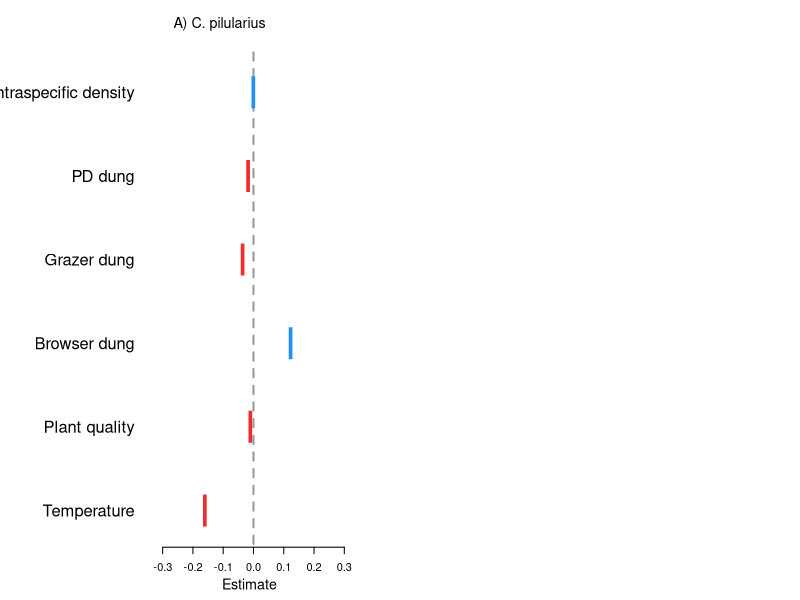

Here is the R script that generated this plot: (Note: this script raises an error after producing the figure.)
##Set working directory
#Ellen's working directory:
setwd("C:/Users/elwel/OneDrive/Desktop/AmongTheDung")
#Ben's working directory:

# attach data
drivEst <- read.csv("outputs/DriverModelOutputs/BodySize_1mpConditions.csv")

options(scipen=999)

##save plot
tiff(filename = "plots/Drivers_BodySize_1moPrior.tiff", width = 9, height = 4, units = 'in', res = 600, compression = 'lzw')

##layout
layout(mat = matrix(c(1:4), 
                        nrow = 1, 
                        ncol = 4),
       heights = c(2,2,2,2),
       widths = c(1.3,2,2,2))

par(mar=c(4,0.4,0.4,0.8))
#empty plot for where the labels will go
plot(0, xaxt = 'n', yaxt = 'n', bty = 'n', pch = '', ylab = '', xlab = '')

#### CP #####
sub <- subset(drivEst, spp == "CP")
subQ <- c(sub$Q5[2:7],sub$Q95[2:7])
est <- sub$Estimate[2:7]
yy <- c(1:6)
plot(yy ~ est, ylab="",xlab="", yaxt="n", las=1, type="n",xlim=c(min(subQ),max(subQ)), ylim=c(0.8,6.8),cex=2, bty="n")
segments(x0=0,y0=0,x1=0,y1=6.5,lty=2, lwd=2,col="grey60")
axis(2, at=yy, lwd = 0, lwd.ticks = 0, labels=c("Temperature", "Plant quality", "Browser dung", "Grazer dung", "PD dung", "Intraspecific density"), las=1,cex.axis=1.5)
title(xlab="Estimate", line=2.4,cex.lab=1.3)
legend("topleft", legend=("A) C. pilularius"), bty="n", cex=1.3)
mm <- cbind(yy,est)
mm_neg <- as.data.frame(mm[ which(est < 0),])
mm_pos <- as.data.frame(mm[ which(est > 0),])
#points(yy ~ est, pch="l",cex=2.2,col="white")
points(mm_neg$yy ~ mm_neg$est, pch="l",cex=4,col="firebrick2")
points(mm_pos$yy ~ mm_pos$est, pch="l",cex=4,col="dodgerblue")
points(mm_neg[1,] ~ mm_neg[2,], pch="l",cex=4,col="firebrick2")
points(mm_pos[1,] ~ mm_pos[2,], pch="l",cex=4,col="dodgerblue")
yyy1=c(0.975,1.025,1.025,0.975)
yyy2=c(0.95,1.05,1.05,0.95)
yyy3=c(0.9,1.1,1.1,0.9)

polygon(x=c(if (sub$Q5[2]<0) {sub$Q5[2]} else {0}, if (sub$Q5[2]<0) {sub$Q5[2]} else {0}, if (sub$Q95[2]<0) {sub$Q95[2]} else {0}, if (sub$Q95[2]<0) {sub$Q95[2]} else {0}),y=(yyy1), col = "firebrick2", border = NA)
polygon(x=c(if (sub$Q10[2]<0) {sub$Q10[2]} else {0}, if (sub$Q10[2]<0) {sub$Q10[2]} else {0}, if (sub$Q90[2]<0) {sub$Q90[2]} else {0}, if (sub$Q90[2]<0) {sub$Q90[2]} else {0}),y=(yyy2), col = "firebrick2", border = NA)
polygon(x=c(if (sub$Q20[2]<0) {sub$Q20[2]} else {0}, if (sub$Q20[2]<0) {sub$Q20[2]} else {0}, if (sub$Q80[2]<0) {sub$Q80[2]} else {0}, if (sub$Q80[2]<0) {sub$Q80[2]} else {0}),y=(yyy3), col = "firebrick2", border = NA)
polygon(x=c(if (sub$Q5[2]>0) {sub$Q5[2]} else {0}, if (sub$Q5[2]>0) {sub$Q5[2]} else {0}, if (sub$Q95[2]>0) {sub$Q95[2]} else {0}, if (sub$Q95[2]>0) {sub$Q95[2]} else {0}),y=(yyy1), col = "dodgerblue", border = NA)
polygon(x=c(if (sub$Q10[2]>0) {sub$Q10[2]} else {0}, if (sub$Q10[2]>0) {sub$Q10[2]} else {0}, if (sub$Q90[2]>0) {sub$Q90[2]} else {0}, if (sub$Q90[2]>0) {sub$Q90[2]} else {0}),y=(yyy2), col = "dodgerblue", border = NA)
polygon(x=c(if (sub$Q20[2]>0) {sub$Q20[2]} else {0}, if (sub$Q20[2]>0) {sub$Q20[2]} else {0}, if (sub$Q80[2]>0) {sub$Q80[2]} else {0}, if (sub$Q80[2]>0) {sub$Q80[2]} else {0}),y=(yyy3), col = "dodgerblue", border = NA)
polygon(x=c(if (sub$Q5[3]<0) {sub$Q5[3]} else {0}, if (sub$Q5[3]<0) {sub$Q5[3]} else {0}, if (sub$Q95[3]<0) {sub$Q95[3]} else {0}, if (sub$Q95[3]<0) {sub$Q95[3]} else {0}),y=(yyy1+1), col = "firebrick2", border = NA)
polygon(x=c(if (sub$Q10[3]<0) {sub$Q10[3]} else {0}, if (sub$Q10[3]<0) {sub$Q10[3]} else {0}, if (sub$Q90[3]<0) {sub$Q90[3]} else {0}, if (sub$Q90[3]<0) {sub$Q90[3]} else {0}),y=(yyy2+1), col = "firebrick2", border = NA)
polygon(x=c(if (sub$Q20[3]<0) {sub$Q20[3]} else {0}, if (sub$Q20[3]<0) {sub$Q20[3]} else {0}, if (sub$Q80[3]<0) {sub$Q80[3]} else {0}, if (sub$Q80[3]<0) {sub$Q80[3]} else {0}),y=(yyy3+1), col = "firebrick2", border = NA)
polygon(x=c(if (sub$Q5[3]>0) {sub$Q5[3]} else {0}, if (sub$Q5[3]>0) {sub$Q5[3]} else {0}, if (sub$Q95[3]>0) {sub$Q95[3]} else {0}, if (sub$Q95[3]>0) {sub$Q95[3]} else {0}),y=(yyy1+1), col = "dodgerblue", border = NA)
polygon(x=c(if (sub$Q10[3]>0) {sub$Q10[3]} else {0}, if (sub$Q10[3]>0) {sub$Q10[3]} else {0}, if (sub$Q90[3]>0) {sub$Q90[3]} else {0}, if (sub$Q90[3]>0) {sub$Q90[3]} else {0}),y=(yyy2+1), col = "dodgerblue", border = NA)
polygon(x=c(if (sub$Q20[3]>0) {sub$Q20[3]} else {0}, if (sub$Q20[3]>0) {sub$Q20[3]} else {0}, if (sub$Q80[3]>0) {sub$Q80[3]} else {0}, if (sub$Q80[3]>0) {sub$Q80[3]} else {0}),y=(yyy3+1), col = "dodgerblue", border = NA)
polygon(x=c(if (sub$Q5[4]<0) {sub$Q5[4]} else {0}, if (sub$Q5[4]<0) {sub$Q5[4]} else {0}, if (sub$Q95[4]<0) {sub$Q95[4]} else {0}, if (sub$Q95[4]<0) {sub$Q95[4]} else {0}),y=(yyy1+2), col = "firebrick2", border = NA)
polygon(x=c(if (sub$Q10[4]<0) {sub$Q10[4]} else {0}, if (sub$Q10[4]<0) {sub$Q10[4]} else {0}, if (sub$Q90[4]<0) {sub$Q90[4]} else {0}, if (sub$Q90[4]<0) {sub$Q90[4]} else {0}),y=(yyy2+2), col = "firebrick2", border = NA)
polygon(x=c(if (sub$Q20[4]<0) {sub$Q20[4]} else {0}, if (sub$Q20[4]<0) {sub$Q20[4]} else {0}, if (sub$Q80[4]<0) {sub$Q80[4]} else {0}, if (sub$Q80[4]<0) {sub$Q80[4]} else {0}),y=(yyy3+2), col = "firebrick2", border = NA)
polygon(x=c(if (sub$Q5[4]>0) {sub$Q5[4]} else {0}, if (sub$Q5[4]>0) {sub$Q5[4]} else {0}, if (sub$Q95[4]>0) {sub$Q95[4]} else {0}, if (sub$Q95[4]>0) {sub$Q95[4]} else {0}),y=(yyy1+2), col = "dodgerblue", border = NA)
polygon(x=c(if (sub$Q10[4]>0) {sub$Q10[4]} else {0}, if (sub$Q10[4]>0) {sub$Q10[4]} else {0}, if (sub$Q90[4]>0) {sub$Q90[4]} else {0}, if (sub$Q90[4]>0) {sub$Q90[4]} else {0}),y=(yyy2+2), col = "dodgerblue", border = NA)
polygon(x=c(if (sub$Q20[4]>0) {sub$Q20[4]} else {0}, if (sub$Q20[4]>0) {sub$Q20[4]} else {0}, if (sub$Q80[4]>0) {sub$Q80[4]} else {0}, if (sub$Q80[4]>0) {sub$Q80[4]} else {0}),y=(yyy3+2), col = "dodgerblue", border = NA)
polygon(x=c(if (sub$Q5[5]<0) {sub$Q5[5]} else {0}, if (sub$Q5[5]<0) {sub$Q5[5]} else {0}, if (sub$Q95[5]<0) {sub$Q95[5]} else {0}, if (sub$Q95[5]<0) {sub$Q95[5]} else {0}),y=(yyy1+3), col = "firebrick2", border = NA)
polygon(x=c(if (sub$Q10[5]<0) {sub$Q10[5]} else {0}, if (sub$Q10[5]<0) {sub$Q10[5]} else {0}, if (sub$Q90[5]<0) {sub$Q90[5]} else {0}, if (sub$Q90[5]<0) {sub$Q90[5]} else {0}),y=(yyy2+3), col = "firebrick2", border = NA)
polygon(x=c(if (sub$Q20[5]<0) {sub$Q20[5]} else {0}, if (sub$Q20[5]<0) {sub$Q20[5]} else {0}, if (sub$Q80[5]<0) {sub$Q80[5]} else {0}, if (sub$Q80[5]<0) {sub$Q80[5]} else {0}),y=(yyy3+3), col = "firebrick2", border = NA)
polygon(x=c(if (sub$Q5[5]>0) {sub$Q5[5]} else {0}, if (sub$Q5[5]>0) {sub$Q5[5]} else {0}, if (sub$Q95[5]>0) {sub$Q95[5]} else {0}, if (sub$Q95[5]>0) {sub$Q95[5]} else {0}),y=(yyy1+3), col = "dodgerblue", border = NA)
polygon(x=c(if (sub$Q10[5]>0) {sub$Q10[5]} else {0}, if (sub$Q10[5]>0) {sub$Q10[5]} else {0}, if (sub$Q90[5]>0) {sub$Q90[5]} else {0}, if (sub$Q90[5]>0) {sub$Q90[5]} else {0}),y=(yyy2+3), col = "dodgerblue", border = NA)
polygon(x=c(if (sub$Q20[5]>0) {sub$Q20[5]} else {0}, if (sub$Q20[5]>0) {sub$Q20[5]} else {0}, if (sub$Q80[5]>0) {sub$Q80[5]} else {0}, if (sub$Q80[5]>0) {sub$Q80[5]} else {0}),y=(yyy3+3), col = "dodgerblue", border = NA)
polygon(x=c(if (sub$Q5[6]<0) {sub$Q5[6]} else {0}, if (sub$Q5[6]<0) {sub$Q5[6]} else {0}, if (sub$Q95[6]<0) {sub$Q95[6]} else {0}, if (sub$Q95[6]<0) {sub$Q95[6]} else {0}),y=(yyy1+4), col = "firebrick2", border = NA)
polygon(x=c(if (sub$Q10[6]<0) {sub$Q10[6]} else {0}, if (sub$Q10[6]<0) {sub$Q10[6]} else {0}, if (sub$Q90[6]<0) {sub$Q90[6]} else {0}, if (sub$Q90[6]<0) {sub$Q90[6]} else {0}),y=(yyy2+4), col = "firebrick2", border = NA)
polygon(x=c(if (sub$Q20[6]<0) {sub$Q20[6]} else {0}, if (sub$Q20[6]<0) {sub$Q20[6]} else {0}, if (sub$Q80[6]<0) {sub$Q80[6]} else {0}, if (sub$Q80[6]<0) {sub$Q80[6]} else {0}),y=(yyy3+4), col = "firebrick2", border = NA)
polygon(x=c(if (sub$Q5[6]>0) {sub$Q5[6]} else {0}, if (sub$Q5[6]>0) {sub$Q5[6]} else {0}, if (sub$Q95[6]>0) {sub$Q95[6]} else {0}, if (sub$Q95[6]>0) {sub$Q95[6]} else {0}),y=(yyy1+4), col = "dodgerblue", border = NA)
polygon(x=c(if (sub$Q10[6]>0) {sub$Q10[6]} else {0}, if (sub$Q10[6]>0) {sub$Q10[6]} else {0}, if (sub$Q90[6]>0) {sub$Q90[6]} else {0}, if (sub$Q90[6]>0) {sub$Q90[6]} else {0}),y=(yyy2+4), col = "dodgerblue", border = NA)
polygon(x=c(if (sub$Q20[6]>0) {sub$Q20[6]} else {0}, if (sub$Q20[6]>0) {sub$Q20[6]} else {0}, if (sub$Q80[6]>0) {sub$Q80[6]} else {0}, if (sub$Q80[6]>0) {sub$Q80[6]} else {0}),y=(yyy3+4), col = "dodgerblue", border = NA)
polygon(x=c(if (sub$Q5[7]<0) {sub$Q5[7]} else {0}, if (sub$Q5[7]<0) {sub$Q5[7]} else {0}, if (sub$Q95[7]<0) {sub$Q95[7]} else {0}, if (sub$Q95[7]<0) {sub$Q95[7]} else {0}),y=(yyy1+5), col = "firebrick2", border = NA)
polygon(x=c(if (sub$Q10[7]<0) {sub$Q10[7]} else {0}, if (sub$Q10[7]<0) {sub$Q10[7]} else {0}, if (sub$Q90[7]<0) {sub$Q90[7]} else {0}, if (sub$Q90[7]<0) {sub$Q90[7]} else {0}),y=(yyy2+5), col = "firebrick2", border = NA)
polygon(x=c(if (sub$Q20[7]<0) {sub$Q20[7]} else {0}, if (sub$Q20[7]<0) {sub$Q20[7]} else {0}, if (sub$Q80[7]<0) {sub$Q80[7]} else {0}, if (sub$Q80[7]<0) {sub$Q80[7]} else {0}),y=(yyy3+5), col = "firebrick2", border = NA)
polygon(x=c(if (sub$Q5[7]>0) {sub$Q5[7]} else {0}, if (sub$Q5[7]>0) {sub$Q5[7]} else {0}, if (sub$Q95[7]>0) {sub$Q95[7]} else {0}, if (sub$Q95[7]>0) {sub$Q95[7]} else {0}),y=(yyy1+5), col = "dodgerblue", border = NA)
polygon(x=c(if (sub$Q10[7]>0) {sub$Q10[7]} else {0}, if (sub$Q10[7]>0) {sub$Q10[7]} else {0}, if (sub$Q90[7]>0) {sub$Q90[7]} else {0}, if (sub$Q90[7]>0) {sub$Q90[7]} else {0}),y=(yyy2+5), col = "dodgerblue", border = NA)
polygon(x=c(if (sub$Q20[7]>0) {sub$Q20[7]} else {0}, if (sub$Q20[7]>0) {sub$Q20[7]} else {0}, if (sub$Q80[7]>0) {sub$Q80[7]} else {0}, if (sub$Q80[7]>0) {sub$Q80[7]} else {0}),y=(yyy3+5), col = "dodgerblue", border = NA)

#### onF #####
sub <- subset(drivEst, spp == "onF")
subQ <- c(sub$Q5[2:7],sub$Q95[2:7])
est <- sub$Estimate[2:7]
yy <- c(1:6)
plot(yy ~ est, ylab="",xlab="", yaxt="n", las=1, type="n",xlim=c(min(subQ),max(subQ)+0.05), ylim=c(0.8,6.8),cex=2, bty="n")
segments(x0=0,y0=0,x1=0,y1=6.5,lty=2, lwd=2,col="grey60")
title(xlab="Estimate", line=2.4,cex.lab=1.3)
legend("topleft", legend=("B) O. nuchicornis F"), bty="n", cex=1.3)
mm <- cbind(yy,est)
mm_neg <- as.data.frame(mm[ which(est < 0),])
mm_pos <- as.data.frame(mm[ which(est > 0),])
#points(yy ~ est, pch="l",cex=2.2,col="white")
points(mm_neg$yy ~ mm_neg$est, pch="l",cex=4,col="firebrick2")
points(mm_pos$yy ~ mm_pos$est, pch="l",cex=4,col="dodgerblue")
points(mm_neg[1,] ~ mm_neg[2,], pch="l",cex=4,col="firebrick2")
points(mm_pos[1,] ~ mm_pos[2,], pch="l",cex=4,col="dodgerblue")
yyy1=c(0.975,1.025,1.025,0.975)
yyy2=c(0.95,1.05,1.05,0.95)
yyy3=c(0.9,1.1,1.1,0.9)

polygon(x=c(if (sub$Q5[2]<0) {sub$Q5[2]} else {0}, if (sub$Q5[2]<0) {sub$Q5[2]} else {0}, if (sub$Q95[2]<0) {sub$Q95[2]} else {0}, if (sub$Q95[2]<0) {sub$Q95[2]} else {0}),y=(yyy1), col = "firebrick2", border = NA)
polygon(x=c(if (sub$Q10[2]<0) {sub$Q10[2]} else {0}, if (sub$Q10[2]<0) {sub$Q10[2]} else {0}, if (sub$Q90[2]<0) {sub$Q90[2]} else {0}, if (sub$Q90[2]<0) {sub$Q90[2]} else {0}),y=(yyy2), col = "firebrick2", border = NA)
polygon(x=c(if (sub$Q20[2]<0) {sub$Q20[2]} else {0}, if (sub$Q20[2]<0) {sub$Q20[2]} else {0}, if (sub$Q80[2]<0) {sub$Q80[2]} else {0}, if (sub$Q80[2]<0) {sub$Q80[2]} else {0}),y=(yyy3), col = "firebrick2", border = NA)
polygon(x=c(if (sub$Q5[2]>0) {sub$Q5[2]} else {0}, if (sub$Q5[2]>0) {sub$Q5[2]} else {0}, if (sub$Q95[2]>0) {sub$Q95[2]} else {0}, if (sub$Q95[2]>0) {sub$Q95[2]} else {0}),y=(yyy1), col = "dodgerblue", border = NA)
polygon(x=c(if (sub$Q10[2]>0) {sub$Q10[2]} else {0}, if (sub$Q10[2]>0) {sub$Q10[2]} else {0}, if (sub$Q90[2]>0) {sub$Q90[2]} else {0}, if (sub$Q90[2]>0) {sub$Q90[2]} else {0}),y=(yyy2), col = "dodgerblue", border = NA)
polygon(x=c(if (sub$Q20[2]>0) {sub$Q20[2]} else {0}, if (sub$Q20[2]>0) {sub$Q20[2]} else {0}, if (sub$Q80[2]>0) {sub$Q80[2]} else {0}, if (sub$Q80[2]>0) {sub$Q80[2]} else {0}),y=(yyy3), col = "dodgerblue", border = NA)
polygon(x=c(if (sub$Q5[3]<0) {sub$Q5[3]} else {0}, if (sub$Q5[3]<0) {sub$Q5[3]} else {0}, if (sub$Q95[3]<0) {sub$Q95[3]} else {0}, if (sub$Q95[3]<0) {sub$Q95[3]} else {0}),y=(yyy1+1), col = "firebrick2", border = NA)
polygon(x=c(if (sub$Q10[3]<0) {sub$Q10[3]} else {0}, if (sub$Q10[3]<0) {sub$Q10[3]} else {0}, if (sub$Q90[3]<0) {sub$Q90[3]} else {0}, if (sub$Q90[3]<0) {sub$Q90[3]} else {0}),y=(yyy2+1), col = "firebrick2", border = NA)
polygon(x=c(if (sub$Q20[3]<0) {sub$Q20[3]} else {0}, if (sub$Q20[3]<0) {sub$Q20[3]} else {0}, if (sub$Q80[3]<0) {sub$Q80[3]} else {0}, if (sub$Q80[3]<0) {sub$Q80[3]} else {0}),y=(yyy3+1), col = "firebrick2", border = NA)
polygon(x=c(if (sub$Q5[3]>0) {sub$Q5[3]} else {0}, if (sub$Q5[3]>0) {sub$Q5[3]} else {0}, if (sub$Q95[3]>0) {sub$Q95[3]} else {0}, if (sub$Q95[3]>0) {sub$Q95[3]} else {0}),y=(yyy1+1), col = "dodgerblue", border = NA)
polygon(x=c(if (sub$Q10[3]>0) {sub$Q10[3]} else {0}, if (sub$Q10[3]>0) {sub$Q10[3]} else {0}, if (sub$Q90[3]>0) {sub$Q90[3]} else {0}, if (sub$Q90[3]>0) {sub$Q90[3]} else {0}),y=(yyy2+1), col = "dodgerblue", border = NA)
polygon(x=c(if (sub$Q20[3]>0) {sub$Q20[3]} else {0}, if (sub$Q20[3]>0) {sub$Q20[3]} else {0}, if (sub$Q80[3]>0) {sub$Q80[3]} else {0}, if (sub$Q80[3]>0) {sub$Q80[3]} else {0}),y=(yyy3+1), col = "dodgerblue", border = NA)
polygon(x=c(if (sub$Q5[4]<0) {sub$Q5[4]} else {0}, if (sub$Q5[4]<0) {sub$Q5[4]} else {0}, if (sub$Q95[4]<0) {sub$Q95[4]} else {0}, if (sub$Q95[4]<0) {sub$Q95[4]} else {0}),y=(yyy1+2), col = "firebrick2", border = NA)
polygon(x=c(if (sub$Q10[4]<0) {sub$Q10[4]} else {0}, if (sub$Q10[4]<0) {sub$Q10[4]} else {0}, if (sub$Q90[4]<0) {sub$Q90[4]} else {0}, if (sub$Q90[4]<0) {sub$Q90[4]} else {0}),y=(yyy2+2), col = "firebrick2", border = NA)
polygon(x=c(if (sub$Q20[4]<0) {sub$Q20[4]} else {0}, if (sub$Q20[4]<0) {sub$Q20[4]} else {0}, if (sub$Q80[4]<0) {sub$Q80[4]} else {0}, if (sub$Q80[4]<0) {sub$Q80[4]} else {0}),y=(yyy3+2), col = "firebrick2", border = NA)
polygon(x=c(if (sub$Q5[4]>0) {sub$Q5[4]} else {0}, if (sub$Q5[4]>0) {sub$Q5[4]} else {0}, if (sub$Q95[4]>0) {sub$Q95[4]} else {0}, if (sub$Q95[4]>0) {sub$Q95[4]} else {0}),y=(yyy1+2), col = "dodgerblue", border = NA)
polygon(x=c(if (sub$Q10[4]>0) {sub$Q10[4]} else {0}, if (sub$Q10[4]>0) {sub$Q10[4]} else {0}, if (sub$Q90[4]>0) {sub$Q90[4]} else {0}, if (sub$Q90[4]>0) {sub$Q90[4]} else {0}),y=(yyy2+2), col = "dodgerblue", border = NA)
polygon(x=c(if (sub$Q20[4]>0) {sub$Q20[4]} else {0}, if (sub$Q20[4]>0) {sub$Q20[4]} else {0}, if (sub$Q80[4]>0) {sub$Q80[4]} else {0}, if (sub$Q80[4]>0) {sub$Q80[4]} else {0}),y=(yyy3+2), col = "dodgerblue", border = NA)
polygon(x=c(if (sub$Q5[5]<0) {sub$Q5[5]} else {0}, if (sub$Q5[5]<0) {sub$Q5[5]} else {0}, if (sub$Q95[5]<0) {sub$Q95[5]} else {0}, if (sub$Q95[5]<0) {sub$Q95[5]} else {0}),y=(yyy1+3), col = "firebrick2", border = NA)
polygon(x=c(if (sub$Q10[5]<0) {sub$Q10[5]} else {0}, if (sub$Q10[5]<0) {sub$Q10[5]} else {0}, if (sub$Q90[5]<0) {sub$Q90[5]} else {0}, if (sub$Q90[5]<0) {sub$Q90[5]} else {0}),y=(yyy2+3), col = "firebrick2", border = NA)
polygon(x=c(if (sub$Q20[5]<0) {sub$Q20[5]} else {0}, if (sub$Q20[5]<0) {sub$Q20[5]} else {0}, if (sub$Q80[5]<0) {sub$Q80[5]} else {0}, if (sub$Q80[5]<0) {sub$Q80[5]} else {0}),y=(yyy3+3), col = "firebrick2", border = NA)
polygon(x=c(if (sub$Q5[5]>0) {sub$Q5[5]} else {0}, if (sub$Q5[5]>0) {sub$Q5[5]} else {0}, if (sub$Q95[5]>0) {sub$Q95[5]} else {0}, if (sub$Q95[5]>0) {sub$Q95[5]} else {0}),y=(yyy1+3), col = "dodgerblue", border = NA)
polygon(x=c(if (sub$Q10[5]>0) {sub$Q10[5]} else {0}, if (sub$Q10[5]>0) {sub$Q10[5]} else {0}, if (sub$Q90[5]>0) {sub$Q90[5]} else {0}, if (sub$Q90[5]>0) {sub$Q90[5]} else {0}),y=(yyy2+3), col = "dodgerblue", border = NA)
polygon(x=c(if (sub$Q20[5]>0) {sub$Q20[5]} else {0}, if (sub$Q20[5]>0) {sub$Q20[5]} else {0}, if (sub$Q80[5]>0) {sub$Q80[5]} else {0}, if (sub$Q80[5]>0) {sub$Q80[5]} else {0}),y=(yyy3+3), col = "dodgerblue", border = NA)
polygon(x=c(if (sub$Q5[6]<0) {sub$Q5[6]} else {0}, if (sub$Q5[6]<0) {sub$Q5[6]} else {0}, if (sub$Q95[6]<0) {sub$Q95[6]} else {0}, if (sub$Q95[6]<0) {sub$Q95[6]} else {0}),y=(yyy1+4), col = "firebrick2", border = NA)
polygon(x=c(if (sub$Q10[6]<0) {sub$Q10[6]} else {0}, if (sub$Q10[6]<0) {sub$Q10[6]} else {0}, if (sub$Q90[6]<0) {sub$Q90[6]} else {0}, if (sub$Q90[6]<0) {sub$Q90[6]} else {0}),y=(yyy2+4), col = "firebrick2", border = NA)
polygon(x=c(if (sub$Q20[6]<0) {sub$Q20[6]} else {0}, if (sub$Q20[6]<0) {sub$Q20[6]} else {0}, if (sub$Q80[6]<0) {sub$Q80[6]} else {0}, if (sub$Q80[6]<0) {sub$Q80[6]} else {0}),y=(yyy3+4), col = "firebrick2", border = NA)
polygon(x=c(if (sub$Q5[6]>0) {sub$Q5[6]} else {0}, if (sub$Q5[6]>0) {sub$Q5[6]} else {0}, if (sub$Q95[6]>0) {sub$Q95[6]} else {0}, if (sub$Q95[6]>0) {sub$Q95[6]} else {0}),y=(yyy1+4), col = "dodgerblue", border = NA)
polygon(x=c(if (sub$Q10[6]>0) {sub$Q10[6]} else {0}, if (sub$Q10[6]>0) {sub$Q10[6]} else {0}, if (sub$Q90[6]>0) {sub$Q90[6]} else {0}, if (sub$Q90[6]>0) {sub$Q90[6]} else {0}),y=(yyy2+4), col = "dodgerblue", border = NA)
polygon(x=c(if (sub$Q20[6]>0) {sub$Q20[6]} else {0}, if (sub$Q20[6]>0) {sub$Q20[6]} else {0}, if (sub$Q80[6]>0) {sub$Q80[6]} else {0}, if (sub$Q80[6]>0) {sub$Q80[6]} else {0}),y=(yyy3+4), col = "dodgerblue", border = NA)
polygon(x=c(if (sub$Q5[7]<0) {sub$Q5[7]} else {0}, if (sub$Q5[7]<0) {sub$Q5[7]} else {0}, if (sub$Q95[7]<0) {sub$Q95[7]} else {0}, if (sub$Q95[7]<0) {sub$Q95[7]} else {0}),y=(yyy1+5), col = "firebrick2", border = NA)
polygon(x=c(if (sub$Q10[7]<0) {sub$Q10[7]} else {0}, if (sub$Q10[7]<0) {sub$Q10[7]} else {0}, if (sub$Q90[7]<0) {sub$Q90[7]} else {0}, if (sub$Q90[7]<0) {sub$Q90[7]} else {0}),y=(yyy2+5), col = "firebrick2", border = NA)
polygon(x=c(if (sub$Q20[7]<0) {sub$Q20[7]} else {0}, if (sub$Q20[7]<0) {sub$Q20[7]} else {0}, if (sub$Q80[7]<0) {sub$Q80[7]} else {0}, if (sub$Q80[7]<0) {sub$Q80[7]} else {0}),y=(yyy3+5), col = "firebrick2", border = NA)
polygon(x=c(if (sub$Q5[7]>0) {sub$Q5[7]} else {0}, if (sub$Q5[7]>0) {sub$Q5[7]} else {0}, if (sub$Q95[7]>0) {sub$Q95[7]} else {0}, if (sub$Q95[7]>0) {sub$Q95[7]} else {0}),y=(yyy1+5), col = "dodgerblue", border = NA)
polygon(x=c(if (sub$Q10[7]>0) {sub$Q10[7]} else {0}, if (sub$Q10[7]>0) {sub$Q10[7]} else {0}, if (sub$Q90[7]>0) {sub$Q90[7]} else {0}, if (sub$Q90[7]>0) {sub$Q90[7]} else {0}),y=(yyy2+5), col = "dodgerblue", border = NA)
polygon(x=c(if (sub$Q20[7]>0) {sub$Q20[7]} else {0}, if (sub$Q20[7]>0) {sub$Q20[7]} else {0}, if (sub$Q80[7]>0) {sub$Q80[7]} else {0}, if (sub$Q80[7]>0) {sub$Q80[7]} else {0}),y=(yyy3+5), col = "dodgerblue", border = NA)


#### onM #####
sub <- subset(drivEst, spp == "onF")
subQ <- c(sub$Q5[2:7],sub$Q95[2:7])
est <- sub$Estimate[2:7]
yy <- c(1:6)
plot(yy ~ est, ylab="",xlab="", yaxt="n", las=1, type="n",xlim=c(min(subQ),max(subQ)), ylim=c(0.8,6.8),cex=2, bty="n")
segments(x0=0,y0=0,x1=0,y1=6.5,lty=2, lwd=2,col="grey60")
title(xlab="Estimate", line=2.4,cex.lab=1.3)
legend("topleft", legend=("B) O. nuchicornis M"), bty="n", cex=1.3)
mm <- cbind(yy,est)
mm_neg <- as.data.frame(mm[ which(est < 0),])
mm_pos <- as.data.frame(mm[ which(est > 0),])
#points(yy ~ est, pch="l",cex=2.2,col="white")
points(mm_neg$yy ~ mm_neg$est, pch="l",cex=4,col="firebrick2")
points(mm_pos$yy ~ mm_pos$est, pch="l",cex=4,col="dodgerblue")
points(mm_neg[1,] ~ mm_neg[2,], pch="l",cex=4,col="firebrick2")
points(mm_pos[1,] ~ mm_pos[2,], pch="l",cex=4,col="dodgerblue")
yyy1=c(0.975,1.025,1.025,0.975)
yyy2=c(0.95,1.05,1.05,0.95)
yyy3=c(0.9,1.1,1.1,0.9)

polygon(x=c(if (sub$Q5[2]<0) {sub$Q5[2]} else {0}, if (sub$Q5[2]<0) {sub$Q5[2]} else {0}, if (sub$Q95[2]<0) {sub$Q95[2]} else {0}, if (sub$Q95[2]<0) {sub$Q95[2]} else {0}),y=(yyy1), col = "firebrick2", border = NA)
polygon(x=c(if (sub$Q10[2]<0) {sub$Q10[2]} else {0}, if (sub$Q10[2]<0) {sub$Q10[2]} else {0}, if (sub$Q90[2]<0) {sub$Q90[2]} else {0}, if (sub$Q90[2]<0) {sub$Q90[2]} else {0}),y=(yyy2), col = "firebrick2", border = NA)
polygon(x=c(if (sub$Q20[2]<0) {sub$Q20[2]} else {0}, if (sub$Q20[2]<0) {sub$Q20[2]} else {0}, if (sub$Q80[2]<0) {sub$Q80[2]} else {0}, if (sub$Q80[2]<0) {sub$Q80[2]} else {0}),y=(yyy3), col = "firebrick2", border = NA)
polygon(x=c(if (sub$Q5[2]>0) {sub$Q5[2]} else {0}, if (sub$Q5[2]>0) {sub$Q5[2]} else {0}, if (sub$Q95[2]>0) {sub$Q95[2]} else {0}, if (sub$Q95[2]>0) {sub$Q95[2]} else {0}),y=(yyy1), col = "dodgerblue", border = NA)
polygon(x=c(if (sub$Q10[2]>0) {sub$Q10[2]} else {0}, if (sub$Q10[2]>0) {sub$Q10[2]} else {0}, if (sub$Q90[2]>0) {sub$Q90[2]} else {0}, if (sub$Q90[2]>0) {sub$Q90[2]} else {0}),y=(yyy2), col = "dodgerblue", border = NA)
polygon(x=c(if (sub$Q20[2]>0) {sub$Q20[2]} else {0}, if (sub$Q20[2]>0) {sub$Q20[2]} else {0}, if (sub$Q80[2]>0) {sub$Q80[2]} else {0}, if (sub$Q80[2]>0) {sub$Q80[2]} else {0}),y=(yyy3), col = "dodgerblue", border = NA)
polygon(x=c(if (sub$Q5[3]<0) {sub$Q5[3]} else {0}, if (sub$Q5[3]<0) {sub$Q5[3]} else {0}, if (sub$Q95[3]<0) {sub$Q95[3]} else {0}, if (sub$Q95[3]<0) {sub$Q95[3]} else {0}),y=(yyy1+1), col = "firebrick2", border = NA)
polygon(x=c(if (sub$Q10[3]<0) {sub$Q10[3]} else {0}, if (sub$Q10[3]<0) {sub$Q10[3]} else {0}, if (sub$Q90[3]<0) {sub$Q90[3]} else {0}, if (sub$Q90[3]<0) {sub$Q90[3]} else {0}),y=(yyy2+1), col = "firebrick2", border = NA)
polygon(x=c(if (sub$Q20[3]<0) {sub$Q20[3]} else {0}, if (sub$Q20[3]<0) {sub$Q20[3]} else {0}, if (sub$Q80[3]<0) {sub$Q80[3]} else {0}, if (sub$Q80[3]<0) {sub$Q80[3]} else {0}),y=(yyy3+1), col = "firebrick2", border = NA)
polygon(x=c(if (sub$Q5[3]>0) {sub$Q5[3]} else {0}, if (sub$Q5[3]>0) {sub$Q5[3]} else {0}, if (sub$Q95[3]>0) {sub$Q95[3]} else {0}, if (sub$Q95[3]>0) {sub$Q95[3]} else {0}),y=(yyy1+1), col = "dodgerblue", border = NA)
polygon(x=c(if (sub$Q10[3]>0) {sub$Q10[3]} else {0}, if (sub$Q10[3]>0) {sub$Q10[3]} else {0}, if (sub$Q90[3]>0) {sub$Q90[3]} else {0}, if (sub$Q90[3]>0) {sub$Q90[3]} else {0}),y=(yyy2+1), col = "dodgerblue", border = NA)
polygon(x=c(if (sub$Q20[3]>0) {sub$Q20[3]} else {0}, if (sub$Q20[3]>0) {sub$Q20[3]} else {0}, if (sub$Q80[3]>0) {sub$Q80[3]} else {0}, if (sub$Q80[3]>0) {sub$Q80[3]} else {0}),y=(yyy3+1), col = "dodgerblue", border = NA)
polygon(x=c(if (sub$Q5[4]<0) {sub$Q5[4]} else {0}, if (sub$Q5[4]<0) {sub$Q5[4]} else {0}, if (sub$Q95[4]<0) {sub$Q95[4]} else {0}, if (sub$Q95[4]<0) {sub$Q95[4]} else {0}),y=(yyy1+2), col = "firebrick2", border = NA)
polygon(x=c(if (sub$Q10[4]<0) {sub$Q10[4]} else {0}, if (sub$Q10[4]<0) {sub$Q10[4]} else {0}, if (sub$Q90[4]<0) {sub$Q90[4]} else {0}, if (sub$Q90[4]<0) {sub$Q90[4]} else {0}),y=(yyy2+2), col = "firebrick2", border = NA)
polygon(x=c(if (sub$Q20[4]<0) {sub$Q20[4]} else {0}, if (sub$Q20[4]<0) {sub$Q20[4]} else {0}, if (sub$Q80[4]<0) {sub$Q80[4]} else {0}, if (sub$Q80[4]<0) {sub$Q80[4]} else {0}),y=(yyy3+2), col = "firebrick2", border = NA)
polygon(x=c(if (sub$Q5[4]>0) {sub$Q5[4]} else {0}, if (sub$Q5[4]>0) {sub$Q5[4]} else {0}, if (sub$Q95[4]>0) {sub$Q95[4]} else {0}, if (sub$Q95[4]>0) {sub$Q95[4]} else {0}),y=(yyy1+2), col = "dodgerblue", border = NA)
polygon(x=c(if (sub$Q10[4]>0) {sub$Q10[4]} else {0}, if (sub$Q10[4]>0) {sub$Q10[4]} else {0}, if (sub$Q90[4]>0) {sub$Q90[4]} else {0}, if (sub$Q90[4]>0) {sub$Q90[4]} else {0}),y=(yyy2+2), col = "dodgerblue", border = NA)
polygon(x=c(if (sub$Q20[4]>0) {sub$Q20[4]} else {0}, if (sub$Q20[4]>0) {sub$Q20[4]} else {0}, if (sub$Q80[4]>0) {sub$Q80[4]} else {0}, if (sub$Q80[4]>0) {sub$Q80[4]} else {0}),y=(yyy3+2), col = "dodgerblue", border = NA)
polygon(x=c(if (sub$Q5[5]<0) {sub$Q5[5]} else {0}, if (sub$Q5[5]<0) {sub$Q5[5]} else {0}, if (sub$Q95[5]<0) {sub$Q95[5]} else {0}, if (sub$Q95[5]<0) {sub$Q95[5]} else {0}),y=(yyy1+3), col = "firebrick2", border = NA)
polygon(x=c(if (sub$Q10[5]<0) {sub$Q10[5]} else {0}, if (sub$Q10[5]<0) {sub$Q10[5]} else {0}, if (sub$Q90[5]<0) {sub$Q90[5]} else {0}, if (sub$Q90[5]<0) {sub$Q90[5]} else {0}),y=(yyy2+3), col = "firebrick2", border = NA)
polygon(x=c(if (sub$Q20[5]<0) {sub$Q20[5]} else {0}, if (sub$Q20[5]<0) {sub$Q20[5]} else {0}, if (sub$Q80[5]<0) {sub$Q80[5]} else {0}, if (sub$Q80[5]<0) {sub$Q80[5]} else {0}),y=(yyy3+3), col = "firebrick2", border = NA)
polygon(x=c(if (sub$Q5[5]>0) {sub$Q5[5]} else {0}, if (sub$Q5[5]>0) {sub$Q5[5]} else {0}, if (sub$Q95[5]>0) {sub$Q95[5]} else {0}, if (sub$Q95[5]>0) {sub$Q95[5]} else {0}),y=(yyy1+3), col = "dodgerblue", border = NA)
polygon(x=c(if (sub$Q10[5]>0) {sub$Q10[5]} else {0}, if (sub$Q10[5]>0) {sub$Q10[5]} else {0}, if (sub$Q90[5]>0) {sub$Q90[5]} else {0}, if (sub$Q90[5]>0) {sub$Q90[5]} else {0}),y=(yyy2+3), col = "dodgerblue", border = NA)
polygon(x=c(if (sub$Q20[5]>0) {sub$Q20[5]} else {0}, if (sub$Q20[5]>0) {sub$Q20[5]} else {0}, if (sub$Q80[5]>0) {sub$Q80[5]} else {0}, if (sub$Q80[5]>0) {sub$Q80[5]} else {0}),y=(yyy3+3), col = "dodgerblue", border = NA)
polygon(x=c(if (sub$Q5[6]<0) {sub$Q5[6]} else {0}, if (sub$Q5[6]<0) {sub$Q5[6]} else {0}, if (sub$Q95[6]<0) {sub$Q95[6]} else {0}, if (sub$Q95[6]<0) {sub$Q95[6]} else {0}),y=(yyy1+4), col = "firebrick2", border = NA)
polygon(x=c(if (sub$Q10[6]<0) {sub$Q10[6]} else {0}, if (sub$Q10[6]<0) {sub$Q10[6]} else {0}, if (sub$Q90[6]<0) {sub$Q90[6]} else {0}, if (sub$Q90[6]<0) {sub$Q90[6]} else {0}),y=(yyy2+4), col = "firebrick2", border = NA)
polygon(x=c(if (sub$Q20[6]<0) {sub$Q20[6]} else {0}, if (sub$Q20[6]<0) {sub$Q20[6]} else {0}, if (sub$Q80[6]<0) {sub$Q80[6]} else {0}, if (sub$Q80[6]<0) {sub$Q80[6]} else {0}),y=(yyy3+4), col = "firebrick2", border = NA)
polygon(x=c(if (sub$Q5[6]>0) {sub$Q5[6]} else {0}, if (sub$Q5[6]>0) {sub$Q5[6]} else {0}, if (sub$Q95[6]>0) {sub$Q95[6]} else {0}, if (sub$Q95[6]>0) {sub$Q95[6]} else {0}),y=(yyy1+4), col = "dodgerblue", border = NA)
polygon(x=c(if (sub$Q10[6]>0) {sub$Q10[6]} else {0}, if (sub$Q10[6]>0) {sub$Q10[6]} else {0}, if (sub$Q90[6]>0) {sub$Q90[6]} else {0}, if (sub$Q90[6]>0) {sub$Q90[6]} else {0}),y=(yyy2+4), col = "dodgerblue", border = NA)
polygon(x=c(if (sub$Q20[6]>0) {sub$Q20[6]} else {0}, if (sub$Q20[6]>0) {sub$Q20[6]} else {0}, if (sub$Q80[6]>0) {sub$Q80[6]} else {0}, if (sub$Q80[6]>0) {sub$Q80[6]} else {0}),y=(yyy3+4), col = "dodgerblue", border = NA)
polygon(x=c(if (sub$Q5[7]<0) {sub$Q5[7]} else {0}, if (sub$Q5[7]<0) {sub$Q5[7]} else {0}, if (sub$Q95[7]<0) {sub$Q95[7]} else {0}, if (sub$Q95[7]<0) {sub$Q95[7]} else {0}),y=(yyy1+5), col = "firebrick2", border = NA)
polygon(x=c(if (sub$Q10[7]<0) {sub$Q10[7]} else {0}, if (sub$Q10[7]<0) {sub$Q10[7]} else {0}, if (sub$Q90[7]<0) {sub$Q90[7]} else {0}, if (sub$Q90[7]<0) {sub$Q90[7]} else {0}),y=(yyy2+5), col = "firebrick2", border = NA)
polygon(x=c(if (sub$Q20[7]<0) {sub$Q20[7]} else {0}, if (sub$Q20[7]<0) {sub$Q20[7]} else {0}, if (sub$Q80[7]<0) {sub$Q80[7]} else {0}, if (sub$Q80[7]<0) {sub$Q80[7]} else {0}),y=(yyy3+5), col = "firebrick2", border = NA)
polygon(x=c(if (sub$Q5[7]>0) {sub$Q5[7]} else {0}, if (sub$Q5[7]>0) {sub$Q5[7]} else {0}, if (sub$Q95[7]>0) {sub$Q95[7]} else {0}, if (sub$Q95[7]>0) {sub$Q95[7]} else {0}),y=(yyy1+5), col = "dodgerblue", border = NA)
polygon(x=c(if (sub$Q10[7]>0) {sub$Q10[7]} else {0}, if (sub$Q10[7]>0) {sub$Q10[7]} else {0}, if (sub$Q90[7]>0) {sub$Q90[7]} else {0}, if (sub$Q90[7]>0) {sub$Q90[7]} else {0}),y=(yyy2+5), col = "dodgerblue", border = NA)
polygon(x=c(if (sub$Q20[7]>0) {sub$Q20[7]} else {0}, if (sub$Q20[7]>0) {sub$Q20[7]} else {0}, if (sub$Q80[7]>0) {sub$Q80[7]} else {0}, if (sub$Q80[7]>0) {sub$Q80[7]} else {0}),y=(yyy3+5), col = "dodgerblue", border = NA)

dev.off()
##